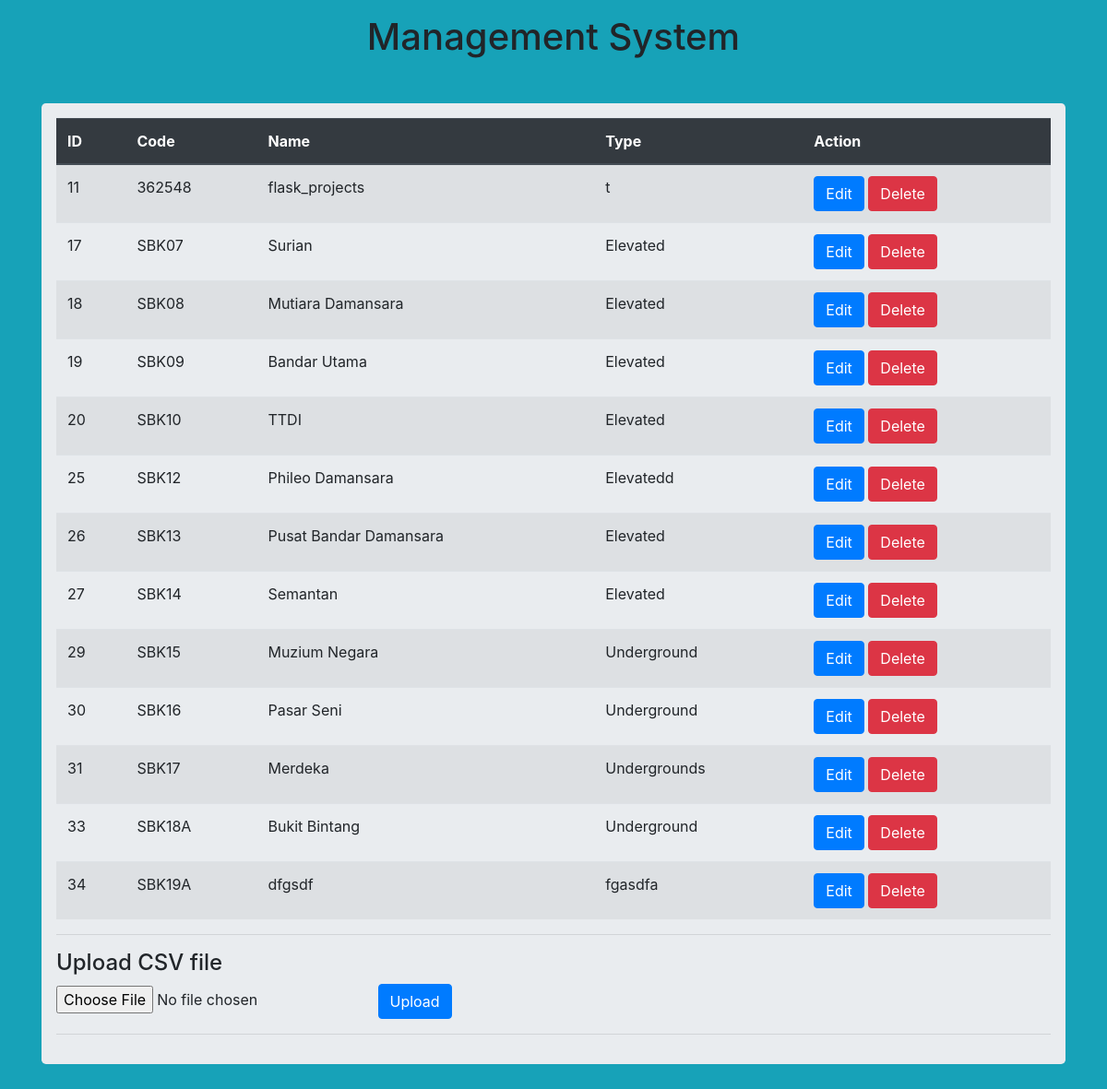
The page / on the database its author committed.
### app.py (models this page shows, shortened)
class Data(db.Model):
    __tablename__ = 'stations'
    id = db.Column(db.String(128), primary_key=True)
    code = db.Column(db.String(128), nullable = False)
    name = db.Column(db.String(128), nullable = False, unique = True)
    stations_type = db.Column(db.String(128), nullable = False)

### app.py (the view)
@app.route('/')
def index():
    stations = Data.query.all()
    return render_template('index.html',stations = stations)

### templates/index.html (shortened to what this page needs)
<!DOCTYPE html>
<html lang="en">
<head>
    <link rel="stylesheet" href="https://stackpath.bootstrapcdn.com/bootstrap/4.4.1/css/bootstrap.min.css"
>
</head>
<body class="bg-info">
    <div class="p-3">
        <div class="well text-center">
            <h1>Management System  </h1>
        </div>
        <br>
    </div>
    <div class="container">
        <div class="row">
            <div class="col md-12">
                <div class="jumbotron p-3">
                    <table class="table table-hover table-striped">
                        <thead class="thead-dark">
                            <tr>
                                <th>ID</th>
                                <th>Code</th>
                                <th>Name</th>
                                <th>Type</th>
                                <th>Action</th>
                            </tr>
                        </thead>
                        {% for row in stations %}
                        <tr>
                            <td>{{row.id}}</td>
                            <td>{{row.code}}</td>
                            <td>{{row.name}}</td>
                            <td>{{row.stations_type}}</td>
                            <td>
                                <a href="/update/{{row.id}}" class="btn btn-primary btn-xs" data-toggle="modal"
                                    data-target="#edit{{row.id}}">Edit</a>
                                <a href="/delete/{{row.id}}" class="btn btn-danger btn-xs">Delete</a>
                            </td>
                        </tr>
                        {% endfor %}
                    </table>
                    <hr>
                    <h4>Upload CSV file</h4>
                    <form method="POST" action="{{url_for('uploadFiles')}}" enctype="multipart/form-data">
                        <input type="file" name="file">
                        <button type="submit" class="btn btn-primary">Upload</button>
                    </form>
                    <hr>
                </div>
            </div>
        </div>
    </div>
</body>
</html>

### rows shown on the page
Data: id "11", code "362548", name "flask_projects", stations_type "t"
Data: id "17", code "SBK07", name "Surian", stations_type "Elevated"
Data: id "18", code "SBK08", name "Mutiara Damansara", stations_type "Elevated"
Data: id "19", code "SBK09", name "Bandar Utama", stations_type "Elevated"
Data: id "20", code "SBK10", name "TTDI", stations_type "Elevated"
Data: id "25", code "SBK12", name "Phileo Damansara", stations_type "Elevatedd"
Data: id "26", code "SBK13", name "Pusat Bandar Damansara", stations_type "Elevated"
Data: id "27", code "SBK14", name "Semantan", stations_type "Elevated"
Data: id "29", code "SBK15", name "Muzium Negara", stations_type "Underground"
Data: id "30", code "SBK16", name "Pasar Seni", stations_type "Underground"
Data: id "31", code "SBK17", name "Merdeka", stations_type "Undergrounds"
Data: id "33", code "SBK18A", name "Bukit Bintang", stations_type "Underground"
Data: id "34", code "SBK19A", name "dfgsdf", stations_type "fgasdfa"
